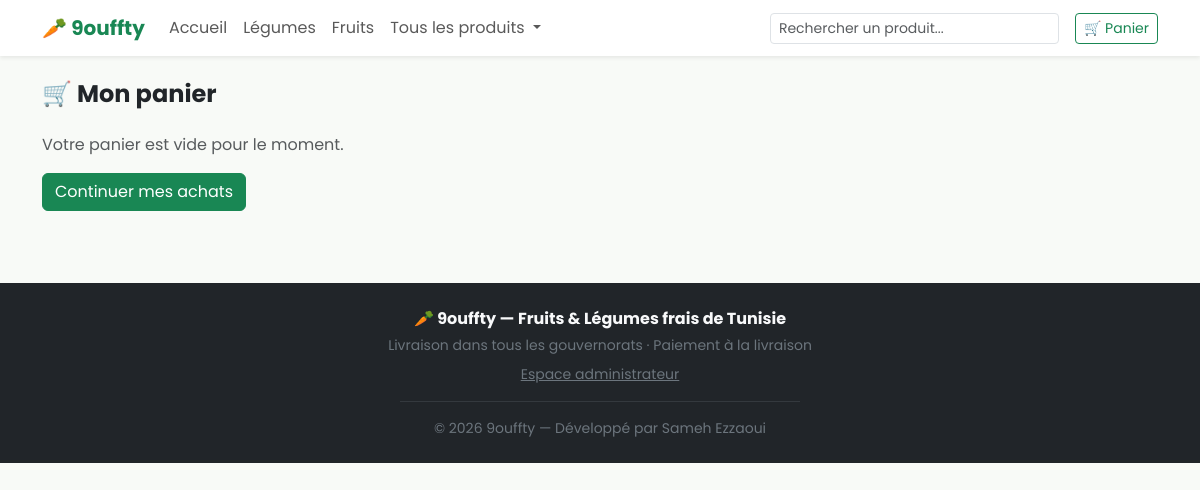
The app's page /panier/, older data.
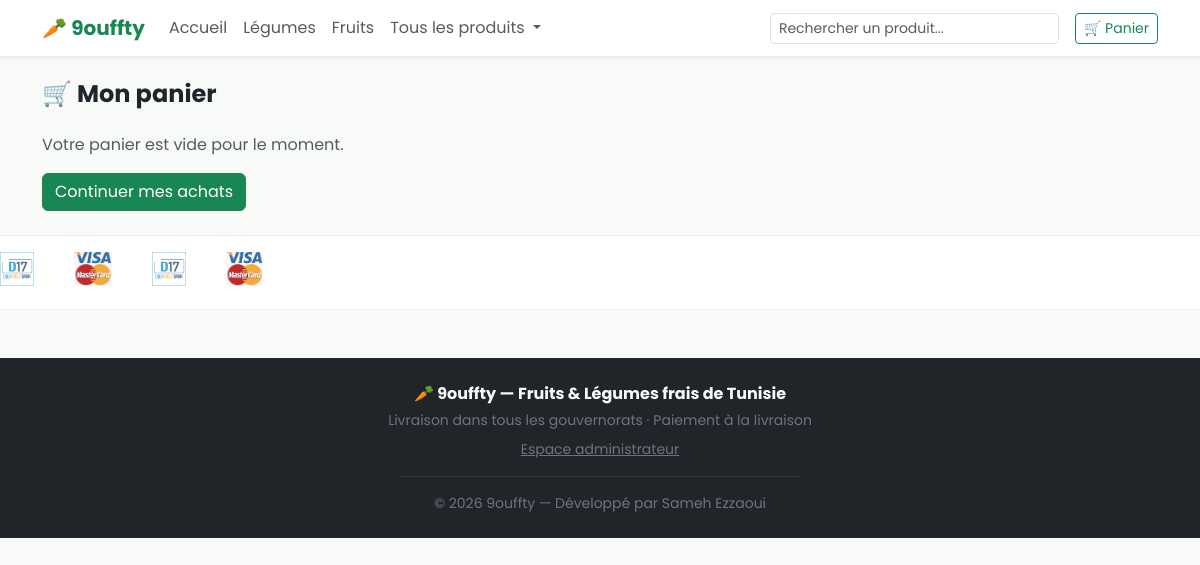
The same page, newer data.
### boutique/models.py (models this page shows, shortened)
class MoyenPaiement(models.Model):
    nom = models.CharField(max_length=80, help_text="Ex: Visa, D17, BH Bank, Mastercard...")
    logo = models.ImageField(upload_to='paiements/')
    ordre = models.PositiveIntegerField(default=0, help_text="Ordre d'affichage (plus petit = plus à gauche)")
    actif = models.BooleanField(default=True)
    class Meta:
        verbose_name = "Moyen de paiement"
        verbose_name_plural = "Moyens de paiement"
        ordering = ['ordre', 'nom']

### boutique/views.py (the view)
# urls.py: path('panier/', views.voir_panier, name='panier'),
def voir_panier(request):
    panier = Panier(request)
    return render(request, 'boutique/panier.html', {'panier': panier})

### boutique/context_processors.py (called while the page is built)
def types_categories(request):
    types_utilises = (
        Categorie.objects.values_list('type_produit', flat=True).distinct()
    )
    choices_dict = dict(Categorie.TYPE_CHOICES)
    types_disponibles = [
        (code, choices_dict.get(code, code)) for code in types_utilises
    ]
    types_disponibles.sort(key=lambda t: t[1])
    return {'types_produits_nav': types_disponibles}

def moyens_paiement_global(request):
    return {'moyens_paiement_global': MoyenPaiement.objects.filter(actif=True)}

### boutique/panier.py (called while the page is built)
    def __len__(self):
        return sum(item['quantite'] for item in self.panier.values())

### templates/boutique/panier.html (shortened to what this page needs)
{% extends 'base.html' %}
{% block content %}
<div class="container py-4">
  <h1 class="h4 fw-bold mb-4">🛒 Mon panier</h1>
  {% if panier|length == 0 %}
    <p class="text-muted">Votre panier est vide pour le moment.</p>
    <a href="{% url 'boutique:liste_produits' %}" class="btn btn-success">Continuer mes achats</a>
  {% endif %}
</div>
{% endblock %}

### templates/base.html (shortened to what this page needs)
{% load static %}
<!DOCTYPE html>
<html lang="fr">
<head>
<link href="https://cdn.jsdelivr.net/npm/bootstrap@5.3.3/dist/css/bootstrap.min.css" rel="stylesheet">
<link rel="stylesheet" href="{% static 'css/style.css' %}">
</head>
<body>
<nav class="navbar navbar-expand-lg navbar-light bg-white shadow-sm sticky-top">
  <div class="container">
    <a class="navbar-brand fw-bold text-success" href="{% url 'boutique:accueil' %}">🥕 9ouffty</a>
    <div class="collapse navbar-collapse" id="navMenu">
      <ul class="navbar-nav me-auto mb-2 mb-lg-0">
        <li class="nav-item"><a class="nav-link" href="{% url 'boutique:accueil' %}">Accueil</a></li>
        <li class="nav-item"><a class="nav-link" href="{% url 'boutique:liste_produits' %}?type=legume">Légumes</a></li>
        <li class="nav-item"><a class="nav-link" href="{% url 'boutique:liste_produits' %}?type=fruit">Fruits</a></li>
        <li class="nav-item dropdown">
          <a class="nav-link dropdown-toggle" href="{% url 'boutique:liste_produits' %}" id="dropdownTousProduits" data-bs-toggle="dropdown" aria-expanded="false">
            Tous les produits
          </a>
        </li>
      </ul>
      <form class="d-flex me-3" role="search" method="get" action="{% url 'boutique:liste_produits' %}">
        <input class="form-control form-control-sm" type="search" name="q" placeholder="Rechercher un produit...">
      </form>
      <a href="{% url 'boutique:panier' %}" class="btn btn-outline-success btn-sm position-relative">
        🛒 Panier
      </a>
    </div>
  </div>
</nav>
<main>
{% block content %}{% endblock %}
</main>
{% if moyens_paiement_global %}
<div class="payment-strip py-3">
  <div class="payment-track">
    {% for m in moyens_paiement_global %}
      <img src="{{ m.logo.url }}" alt="{{ m.nom }}" title="{{ m.nom }}" class="payment-logo">
    {% endfor %}
    {% for m in moyens_paiement_global %}
      <img src="{{ m.logo.url }}" alt="{{ m.nom }}" title="{{ m.nom }}" class="payment-logo" aria-hidden="true">
    {% endfor %}
  </div>
</div>
{% endif %}
<footer class="bg-dark text-light mt-5 py-4">
  <div class="container text-center">
    <p class="mb-1 fw-bold">🥕 9ouffty — Fruits & Légumes frais de Tunisie</p>
    <p class="small text-secondary mb-0">Livraison dans tous les gouvernorats · Paiement à la livraison</p>
    <p class="small text-secondary mt-2 mb-0"><a href="{% url 'dashboard:login' %}" class="text-secondary">Espace administrateur</a></p>
    <hr class="border-secondary my-3" style="max-width:400px; margin-left:auto; margin-right:auto;">
    <p class="small text-secondary mb-0">© {% now "Y" %} 9ouffty — Développé par Sameh Ezzaoui</p>
  </div>
</footer>
</body>
</html>

Row changes from the older to the newer data that the page shows:
added MoyenPaiement: logo (picture)
added MoyenPaiement: logo (picture)
